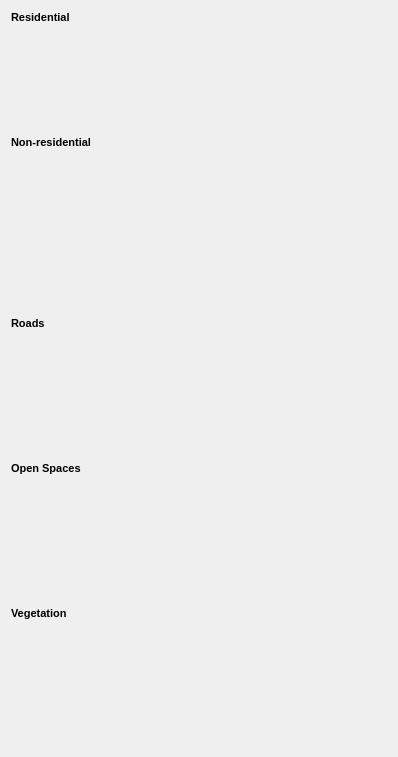
               <widget class="QWidget" name="res_scrollAreaWidgetContents_2">
                <property name="geometry">
                 <rect>
                  <x>0</x>
                  <y>0</y>
                  <width>398</width>
                  <height>757</height>
                 </rect>
                </property>
                <layout class="QGridLayout" name="gridLayout_16">
                 <item row="0" column="0">
                  <widget class="QLabel" name="label_15">
                   <property name="sizePolicy">
                    <sizepolicy hsizetype="Preferred" vsizetype="Fixed">
                     <horstretch>0</horstretch>
                     <verstretch>13</verstretch>
                    </sizepolicy>
                   </property>
                   <property name="minimumSize">
                    <size>
                     <width>0</width>
                     <height>13</height>
                    </size>
                   </property>
                   <property name="maximumSize">
                    <size>
                     <width>16777215</width>
                     <height>13</height>
                    </size>
                   </property>
                   <property name="text">
                    <string>&lt;!DOCTYPE HTML PUBLIC &quot;-//W3C//DTD HTML 4.0//EN&quot; &quot;http://www.w3.org/TR/REC-html40/strict.dtd&quot;&gt;
&lt;html&gt;&lt;head&gt;&lt;meta name=&quot;qrichtext&quot; content=&quot;1&quot; /&gt;&lt;style type=&quot;text/css&quot;&gt;
p, li { white-space: pre-wrap; }
&lt;/style&gt;&lt;/head&gt;&lt;body style=&quot; font-family:'MS Shell Dlg 2'; font-size:8pt; font-weight:400; font-style:normal;&quot;&gt;
&lt;p style=&quot; margin-top:0px; margin-bottom:0px; margin-left:0px; margin-right:0px; -qt-block-indent:0; text-indent:0px;&quot;&gt;&lt;span style=&quot; font-weight:600;&quot;&gt;Residential&lt;/span&gt;&lt;/p&gt;&lt;/body&gt;&lt;/html&gt;</string>
                   </property>
                  </widget>
                 </item>
                 <item row="2" column="0">
                  <widget class="QLabel" name="label_20">
                   <property name="sizePolicy">
                    <sizepolicy hsizetype="Preferred" vsizetype="Fixed">
                     <horstretch>0</horstretch>
                     <verstretch>13</verstretch>
                    </sizepolicy>
                   </property>
                   <property name="minimumSize">
                    <size>
                     <width>0</width>
                     <height>13</height>
                    </size>
                   </property>
                   <property name="maximumSize">
                    <size>
                     <width>16777215</width>
                     <height>13</height>
                    </size>
                   </property>
                   <property name="text">
                    <string>&lt;!DOCTYPE HTML PUBLIC &quot;-//W3C//DTD HTML 4.0//EN&quot; &quot;http://www.w3.org/TR/REC-html40/strict.dtd&quot;&gt;
&lt;html&gt;&lt;head&gt;&lt;meta name=&quot;qrichtext&quot; content=&quot;1&quot; /&gt;&lt;style type=&quot;text/css&quot;&gt;
p, li { white-space: pre-wrap; }
&lt;/style&gt;&lt;/head&gt;&lt;body style=&quot; font-family:'MS Shell Dlg 2'; font-size:8pt; font-weight:400; font-style:normal;&quot;&gt;
&lt;p style=&quot; margin-top:0px; margin-bottom:0px; margin-left:0px; margin-right:0px; -qt-block-indent:0; text-indent:0px;&quot;&gt;&lt;span style=&quot; font-weight:600;&quot;&gt;Non-residential&lt;/span&gt;&lt;/p&gt;&lt;/body&gt;&lt;/html&gt;</string>
                   </property>
                  </widget>
                 </item>
                 <item row="4" column="0">
                  <widget class="QLabel" name="label_21">
                   <property name="sizePolicy">
                    <sizepolicy hsizetype="Preferred" vsizetype="Fixed">
                     <horstretch>0</horstretch>
                     <verstretch>13</verstretch>
                    </sizepolicy>
                   </property>
                   <property name="minimumSize">
                    <size>
                     <width>0</width>
                     <height>13</height>
                    </size>
                   </property>
                   <property name="maximumSize">
                    <size>
                     <width>16777215</width>
                     <height>13</height>
                    </size>
                   </property>
                   <property name="text">
                    <string>&lt;!DOCTYPE HTML PUBLIC &quot;-//W3C//DTD HTML 4.0//EN&quot; &quot;http://www.w3.org/TR/REC-html40/strict.dtd&quot;&gt;
&lt;html&gt;&lt;head&gt;&lt;meta name=&quot;qrichtext&quot; content=&quot;1&quot; /&gt;&lt;style type=&quot;text/css&quot;&gt;
p, li { white-space: pre-wrap; }
&lt;/style&gt;&lt;/head&gt;&lt;body style=&quot; font-family:'MS Shell Dlg 2'; font-size:8pt; font-weight:400; font-style:normal;&quot;&gt;
&lt;p style=&quot; margin-top:0px; margin-bottom:0px; margin-left:0px; margin-right:0px; -qt-block-indent:0; text-indent:0px;&quot;&gt;&lt;span style=&quot; font-weight:600;&quot;&gt;Roads&lt;/span&gt;&lt;/p&gt;&lt;/body&gt;&lt;/html&gt;</string>
                   </property>
                  </widget>
                 </item>
                 <item row="8" column="0">
                  <widget class="QLabel" name="label_23">
                   <property name="sizePolicy">
                    <sizepolicy hsizetype="Preferred" vsizetype="Fixed">
                     <horstretch>0</horstretch>
                     <verstretch>13</verstretch>
                    </sizepolicy>
                   </property>
                   <property name="minimumSize">
                    <size>
                     <width>0</width>
                     <height>13</height>
                    </size>
                   </property>
                   <property name="maximumSize">
                    <size>
                     <width>16777215</width>
                     <height>13</height>
                    </size>
                   </property>
                   <property name="text">
                    <string>&lt;!DOCTYPE HTML PUBLIC &quot;-//W3C//DTD HTML 4.0//EN&quot; &quot;http://www.w3.org/TR/REC-html40/strict.dtd&quot;&gt;
&lt;html&gt;&lt;head&gt;&lt;meta name=&quot;qrichtext&quot; content=&quot;1&quot; /&gt;&lt;style type=&quot;text/css&quot;&gt;
p, li { white-space: pre-wrap; }
&lt;/style&gt;&lt;/head&gt;&lt;body style=&quot; font-family:'MS Shell Dlg 2'; font-size:8pt; font-weight:400; font-style:normal;&quot;&gt;
&lt;p style=&quot; margin-top:0px; margin-bottom:0px; margin-left:0px; margin-right:0px; -qt-block-indent:0; text-indent:0px;&quot;&gt;&lt;span style=&quot; font-weight:600;&quot;&gt;Vegetation&lt;/span&gt;&lt;/p&gt;&lt;/body&gt;&lt;/html&gt;</string>
                   </property>
                  </widget>
                 </item>
                 <item row="6" column="0">
                  <widget class="QLabel" name="label_22">
                   <property name="sizePolicy">
                    <sizepolicy hsizetype="Preferred" vsizetype="Fixed">
                     <horstretch>0</horstretch>
                     <verstretch>13</verstretch>
                    </sizepolicy>
                   </property>
                   <property name="minimumSize">
                    <size>
                     <width>0</width>
                     <height>13</height>
                    </size>
                   </property>
                   <property name="maximumSize">
                    <size>
                     <width>16777215</width>
                     <height>13</height>
                    </size>
                   </property>
                   <property name="text">
                    <string>&lt;!DOCTYPE HTML PUBLIC &quot;-//W3C//DTD HTML 4.0//EN&quot; &quot;http://www.w3.org/TR/REC-html40/strict.dtd&quot;&gt;
&lt;html&gt;&lt;head&gt;&lt;meta name=&quot;qrichtext&quot; content=&quot;1&quot; /&gt;&lt;style type=&quot;text/css&quot;&gt;
p, li { white-space: pre-wrap; }
&lt;/style&gt;&lt;/head&gt;&lt;body style=&quot; font-family:'MS Shell Dlg 2'; font-size:8pt; font-weight:400; font-style:normal;&quot;&gt;
&lt;p style=&quot; margin-top:0px; margin-bottom:0px; margin-left:0px; margin-right:0px; -qt-block-indent:0; text-indent:0px;&quot;&gt;&lt;span style=&quot; font-weight:600;&quot;&gt;Open Spaces&lt;/span&gt;&lt;/p&gt;&lt;/body&gt;&lt;/html&gt;</string>
                   </property>
                  </widget>
                 </item>
                 <item row="5" column="0">
                  <widget class="QWidget" name="res_paramfield6_2" native="true">
                   <property name="sizePolicy">
                    <sizepolicy hsizetype="Preferred" vsizetype="Fixed">
                     <horstretch>0</horstretch>
                     <verstretch>50</verstretch>
                    </sizepolicy>
                   </property>
                   <property name="minimumSize">
                    <size>
                     <width>369</width>
                     <height>120</height>
                    </size>
                   </property>
                   <property name="maximumSize">
                    <size>
                     <width>16777215</width>
                     <height>16777215</height>
                    </size>
                   </property>
                  </widget>
                 </item>
                 <item row="1" column="0">
                  <widget class="QWidget" name="res_paramfield4_2" native="true">
                   <property name="sizePolicy">
                    <sizepolicy hsizetype="Preferred" vsizetype="Preferred">
                     <horstretch>0</horstretch>
                     <verstretch>100</verstretch>
                    </sizepolicy>
                   </property>
                   <property name="minimumSize">
                    <size>
                     <width>369</width>
                     <height>100</height>
                    </size>
                   </property>
                   <property name="maximumSize">
                    <size>
                     <width>16777215</width>
                     <height>100</height>
                    </size>
                   </property>
                  </widget>
                 </item>
                 <item row="3" column="0">
                  <widget class="QWidget" name="res_paramfield5_2" native="true">
                   <property name="sizePolicy">
                    <sizepolicy hsizetype="Expanding" vsizetype="Expanding">
                     <horstretch>0</horstretch>
                     <verstretch>80</verstretch>
                    </sizepolicy>
                   </property>
                   <property name="minimumSize">
                    <size>
                     <width>369</width>
                     <height>100</height>
                    </size>
                   </property>
                   <property name="maximumSize">
                    <size>
                     <width>16777215</width>
                     <height>16777215</height>
                    </size>
                   </property>
                  </widget>
                 </item>
                 <item row="7" column="0">
                  <widget class="QWidget" name="res_paramfield6_3" native="true">
                   <property name="sizePolicy">
                    <sizepolicy hsizetype="Preferred" vsizetype="Fixed">
                     <horstretch>0</horstretch>
                     <verstretch>50</verstretch>
                    </sizepolicy>
                   </property>
                   <property name="minimumSize">
                    <size>
                     <width>369</width>
                     <height>120</height>
                    </size>
                   </property>
                   <property name="maximumSize">
                    <size>
                     <width>16777215</width>
                     <height>16777215</height>
                    </size>
                   </property>
                  </widget>
                 </item>
                 <item row="9" column="0">
                  <widget class="QWidget" name="res_paramfield6_4" native="true">
                   <property name="sizePolicy">
                    <sizepolicy hsizetype="Preferred" vsizetype="Fixed">
                     <horstretch>0</horstretch>
                     <verstretch>50</verstretch>
                    </sizepolicy>
                   </property>
                   <property name="minimumSize">
                    <size>
                     <width>369</width>
                     <height>120</height>
                    </size>
                   </property>
                   <property name="maximumSize">
                    <size>
                     <width>16777215</width>
                     <height>16777215</height>
                    </size>
                   </property>
                  </widget>
                 </item>
                </layout>
               </widget>
